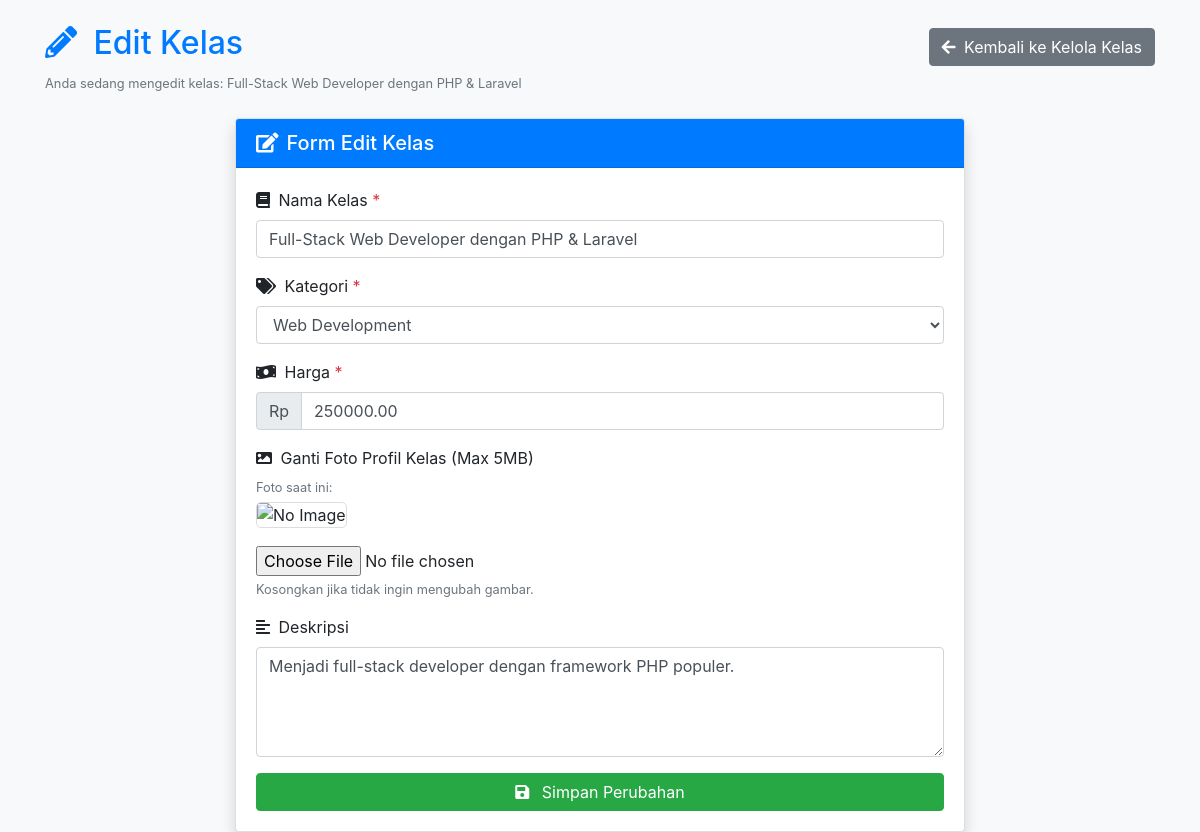
Page /page/edit-class.php?id_kelas=3 (signed in) on the committed database.
### tables this page shows
CREATE TABLE `tb_kelas` (
  `id_kelas` int(30) NOT NULL,
  `id_mentor` int(30) NOT NULL,
  `nama_kelas` varchar(255) NOT NULL,
  `kategori` enum('SQL','Design','Java','Web Development','Bisnis','Ekonomi','Psikologi','IT','Python') NOT NULL,
  `harga` decimal(10,2) NOT NULL,
  `profil_kelas` varchar(100) DEFAULT NULL,
  `badge` varchar(100) DEFAULT NULL,
  `description` text DEFAULT NULL,
  `status_publikasi` enum('pending','aktif','non-aktif','rejected') NOT NULL DEFAULT 'pending',
  `tgl_dibuat` timestamp NOT NULL DEFAULT current_timestamp()
);

### page/edit-class.php (the view, shortened to what this page needs)
<?php
require 'db.php';
$id_kelas = $_GET['id_kelas'] ?? 0;
$user_id = $_SESSION['id'];
$stmt = $conn->prepare("
    SELECT k.*, m.id_mentor FROM tb_kelas k
    JOIN tb_mentor m ON k.id_mentor = m.id_mentor
    WHERE k.id_kelas = ? AND m.id_user = ?
");
$stmt->bind_param("ii", $id_kelas, $user_id);
$stmt->execute();
$result = $stmt->get_result();
$kelas = $result->fetch_assoc();
?>
<!DOCTYPE html>
<html lang="en">
<head>
    <link href="https://stackpath.bootstrapcdn.com/bootstrap/4.5.2/css/bootstrap.min.css" rel="stylesheet">
    <link rel="stylesheet" href="https://cdnjs.cloudflare.com/ajax/libs/font-awesome/5.15.4/css/all.min.css">
</head>
<body class="bg-light">
    <div class="container mt-4">
        <div class="row mb-4">
            <div class="col-12">
                <div class="d-flex justify-content-between align-items-center">
                    <h2 class="text-primary">
                        <i class="fas fa-pencil-alt mr-2"></i>
                        Edit Kelas
                    </h2>
                    <div>
                        <a href="kelola-kelas.php" class="btn btn-secondary">
                            <i class="fas fa-arrow-left mr-1"></i>
                            Kembali ke Kelola Kelas
                        </a>
                    </div>
                </div>
                <small class="text-muted">Anda sedang mengedit kelas: <?php echo htmlspecialchars($kelas['nama_kelas']); ?></small>
            </div>
        </div>
        <div class="row justify-content-center">
            <div class="col-md-8">
                <div class="card shadow">
                    <div class="card-header bg-primary text-white">
                        <h5 class="mb-0"><i class="fas fa-edit mr-2"></i>Form Edit Kelas</h5>
                    </div>
                    <div class="card-body">
                        <form method="POST" enctype="multipart/form-data">
                            <div class="form-group">
                                <label for="nama_kelas">
                                    <i class="fas fa-book mr-1"></i> Nama Kelas <span class="text-danger">*</span>
                                </label>
                                <input type="text" class="form-control" name="nama_kelas"
                                       placeholder="Contoh: Belajar PHP untuk Pemula"
                                       value="<?php echo htmlspecialchars($kelas['nama_kelas']); ?>" required>
                            </div>
                            <div class="form-group">
                                <label for="kategori">
                                    <i class="fas fa-tags mr-1"></i> Kategori <span class="text-danger">*</span>
                                </label>
                                <select class="form-control" name="kategori" required>
                                    <?php
                                        $kategori_options = ["SQL", "Design", "Java", "Web Development", "Bahasa", "Fisika", "Leadership"];
                                        foreach ($kategori_options as $option) {
                                            $selected = ($kelas['kategori'] == $option) ? 'selected' : '';
                                            echo "<option value=\"$option\" $selected>$option</option>";
                                        }
                                    ?>
                                </select>
                            </div>
                            <div class="form-group">
                                <label for="harga">
                                    <i class="fas fa-money-bill-wave mr-1"></i> Harga <span class="text-danger">*</span>
                                </label>
                                <div class="input-group">
                                    <div class="input-group-prepend">
                                        <span class="input-group-text">Rp</span>
                                    </div>
                                    <input type="number" class="form-control" name="harga"
                                           placeholder="100000" min="0" step="1000"
                                           value="<?php echo htmlspecialchars($kelas['harga']); ?>" required>
                                </div>
                            </div>
                            <div class="form-group">
                                <label for="profil_kelas_file">
                                    <i class="fas fa-image mr-1"></i> Ganti Foto Profil Kelas (Max 5MB)
                                </label>
                                <div class="mb-2">
                                    <p class="mb-1 small text-muted">Foto saat ini:</p>
                                    <?php if (!empty($kelas['profil_kelas']) && file_exists($kelas['profil_kelas'])): ?>
                                        <img src="<?php echo htmlspecialchars($kelas['profil_kelas']); ?>?v=<?= time() ?>" alt="Profil Kelas Saat Ini" class="current-profile-img">
                                    <?php else: ?>
                                        <img src="../assets/img/default_class_profil.png" alt="No Image" class="current-profile-img">
                                    <?php endif; ?>
                                </div>
                                <input type="file" class="form-control-file" id="profil_kelas_file" name="profil_kelas_file" accept="image/jpeg,image/png,image/gif">
                                <small class="form-text text-muted">Kosongkan jika tidak ingin mengubah gambar.</small>
                            </div>
                            <div class="form-group">
                                <label for="description">
                                    <i class="fas fa-align-left mr-1"></i> Deskripsi
                                </label>
                                <textarea class="form-control" name="description" rows="4"
                                          placeholder="Jelaskan tentang kelas ini..."><?php echo htmlspecialchars($kelas['description']); ?></textarea>
                            </div>
                            <button type="submit" class="btn btn-success btn-block">
                                <i class="fas fa-save mr-2"></i>
                                Simpan Perubahan
                            </button>
                        </form>
                    </div>
                </div>
            </div>
        </div>
    </div>
</body>
</html>

### page/edit-class.php (style rules this page uses)
.current-profile-img { max-width: 200px; max-height: 150px; object-fit: cover; border-radius: 5px; border: 1px solid #ddd; margin-bottom: 10px; }

### rows in the picture
tb_kelas: nama_kelas "Full-Stack Web Developer dengan PHP & Laravel", harga "250000.00", description "Menjadi full-stack developer dengan framework PHP populer."

### other values in the picture
form field kategori "Web Development"
